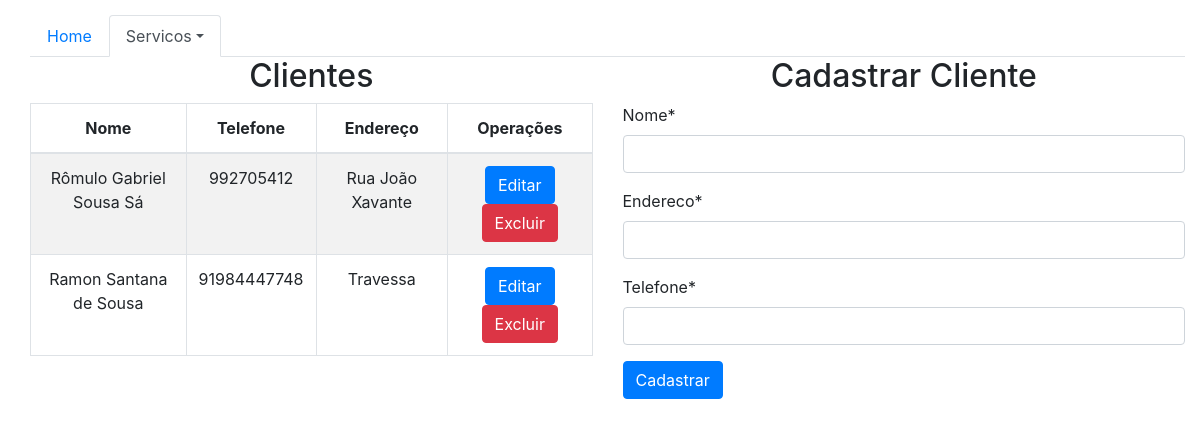
The app's page /sistema/pessoas/ (signed in), older data.
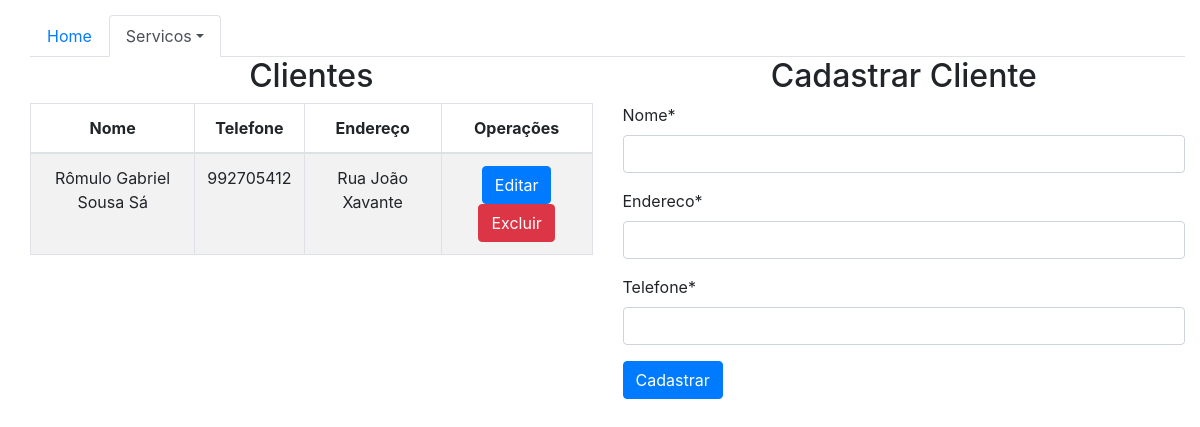
The same page, newer data.
### core/models.py (models this page shows, shortened)
class Pessoa(models.Model):
    nome = models.CharField(max_length=100)
    endereco = models.CharField(max_length=150)
    telefone = models.CharField(max_length=13)

### core/views.py (the view)
@login_required
def all_pessoas(request):
    pessoas = Pessoa.objects.all()
    formulario = PessoaForm()
    data = {'pessoas': pessoas, 'form': formulario}
    return render(request, 'core/pessoas.html', data)

### core/forms.py
class PessoaForm(ModelForm):
    class Meta:
        model = Pessoa
        fields = '__all__'

### templates/core/pessoas.html (shortened to what this page needs)
{% extends 'core/../base.html' %}
{% load crispy_forms_filters %}
{% block menu %}
	<div class="row">
		<div class="col">
			<nav class="nav nav-tabs">
				<li class="nav-item">
					<a class="nav-link" href="{% url 'core_home' %}">Home</a>
				</li>
				<li class="nav-item dropdown">
				<li class="nav-item active dropdown">
					<a class="nav-link dropdown-toggle active" data-toggle="dropdown" href="#" role="button"
					   aria-haspopup="true" aria-expanded="false">Servicos</a>
				</li>
			</nav>
		</div>
	</div>
{% endblock %}
{% block content %}
	<div class="row">
		<div class="col-6">
			<h2 style="text-align: center">Clientes</h2>
			<table class="table table-striped table-bordered" style="text-align: center;">
				<thead>
				<tr>
					<th scope="col">Nome</th>
					<th scope="col">Telefone</th>
					<th scope="col">Endereço</th>
					<th scope="col">Operações</th>
				</tr>
				</thead>
				<tbody>
				{% for pessoa in pessoas %}
					<tr>
					<td>{{ pessoa.nome }}</td>
					<td>{{ pessoa.telefone }}</td>
					<td>{{ pessoa.endereco }}</td>
					<td><a href="{% url 'core_update_pessoa' pessoa.id %}">
						<button type="submit" class="btn btn-primary">Editar</button>
					</a>
						<a href="{% url 'core_delete_pessoa' pessoa.id %}">
							<button type="button" class="btn btn-danger">Excluir</button>
						</a>
					</td>
				{% endfor %}
				</tbody>
			</table>
		</div>
		<div class="col-6">
			<h2 style="text-align: center">Cadastrar Cliente</h2>
			<form action="{% url 'core_nova_pessoa' %}" method="POST">
				{{ form|crispy }}
				<button type="submit" class="btn btn-primary">Cadastrar</button>
			</form>
		</div>
	</div>
{% endblock %}

Row changes from the older to the newer data that the page shows:
removed Pessoa: nome "Ramon Santana de Sousa", telefone "91984447748", endereco "Travessa"
